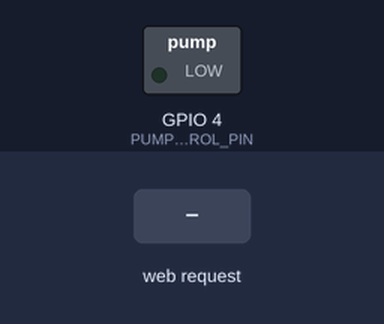
A sketch run on a simulated ESP32. On the bench: switched loads named in the sketch (green lamp = pin HIGH). Inputs (shaded band) come from the test bench. WiFi joins after 1.5 s; servers stay silent unless stated; what the sketch prints to the serial monitor is not drawn.

Above: at 2.9 s.
3.0 s: HTTP request GET /on received
At 4.1 s:
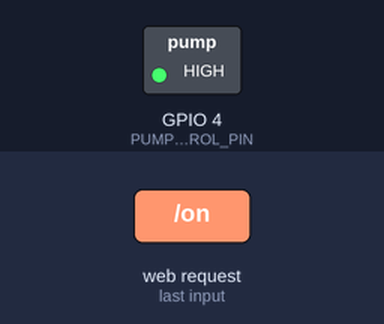
6.0 s: HTTP request GET /off received
At 6.4 s:
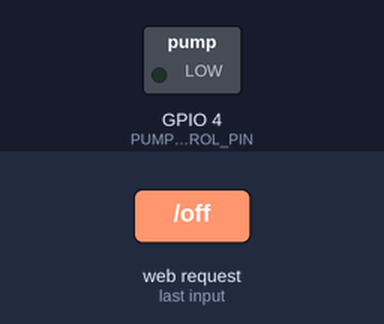
Timing chart, 0 to 9.0 s (numbered marks = the images above; inputs shaded):
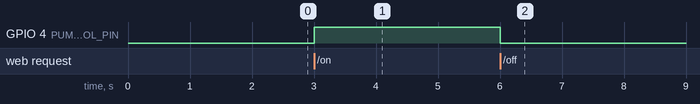

The sketch:

esp32-pump-control.ino
```cpp
/*
 * =============================================================================
 * ESP32 Wi-Fi Pump Control (local web UI + relay/MOSFET driver)
 * =============================================================================
 *
 * WIRING (read before connecting anything)
 * -----------------------------------------
 * - Pump power: The pump MUST have its own power supply rated for the pump’s
 *   voltage and current. Do NOT power the pump from the ESP32 3.3 V or 5 V pins.
 * - Control signal: Connect ESP32 GPIO (see PUMP_CONTROL_PIN below) to the
 *   relay module “IN” pin, or to the input of your MOSFET gate driver circuit.
 * - Ground: Tie ESP32 GND to the common ground shared by the relay/MOSFET
 *   driver and the pump’s power supply (per your module’s datasheet).
 * - Relay/MOSFET: The ESP32 pin only switches the relay coil or MOSFET; the
 *   relay/MOSFET switches the pump’s high-current path.
 *
 * IMPORTANT — power and switching
 * --------------------------------
 * The pump needs its own proper power supply (voltage/current per pump specs)
 * and suitable switching hardware (relay module or MOSFET driver). The ESP32
 * GPIO only provides a low-current logic signal; it must never power the pump
 * directly or carry motor current.
 *
 * SOFTWARE SETUP (Arduino IDE)
 * ----------------------------
 * 1) Install ESP32 board support:
 *    File → Preferences → Additional boards manager URLs → add:
 *    https://espressif.github.io/arduino-esp32/package_esp32_index.json
 *    Then Tools → Board → Boards Manager → search “esp32” → install
 *    “esp32” by Espressif Systems.
 * 2) Select your board: Tools → Board → (your ESP32 module, e.g. “ESP32 Dev Module”).
 * 3) Set Wi-Fi: edit WIFI_SSID and WIFI_PASSWORD near the top of this sketch.
 * 4) Upload: connect USB, pick the correct port (Tools → Port), click Upload.
 * 5) Open Serial Monitor at 115200 baud to see “[Wi-Fi] Connected.” and the
 *    “[Wi-Fi] IP address:” line with your ESP32’s local IP.
 *
 * ACCESSING THE WEB PAGE FROM PHONE/LAPTOP
 * ----------------------------------------
 * Use the ESP32’s IP from Serial Monitor (e.g. http://192.168.1.50/) or, if
 * mDNS works on your network, http://esp32-pump.local/
 * Do NOT use “localhost” or 127.0.0.1 on your phone/laptop — that refers to
 * the device you’re holding, not the ESP32. The ESP32 is another host on Wi-Fi.
 *
 * =============================================================================
 */

#include <WiFi.h>
#include <WebServer.h>
#include <ESPmDNS.h>

// -----------------------------------------------------------------------------
// Wi-Fi credentials — change these to match your network
// -----------------------------------------------------------------------------
static const char *WIFI_SSID = "YOUR_WIFI_SSID";
static const char *WIFI_PASSWORD = "YOUR_WIFI_PASSWORD";

// -----------------------------------------------------------------------------
// Hardware: GPIO that drives the relay IN or MOSFET gate driver (logic only)
// -----------------------------------------------------------------------------
// Many relay boards are “active LOW” (relay energizes when GPIO is LOW). If your
// pump turns on when the pin should be “off”, set RELAY_ACTIVE_LOW to true.
static const uint8_t PUMP_CONTROL_PIN = 4;
static const bool RELAY_ACTIVE_LOW = false;

// mDNS hostname → http://esp32-pump.local/ (when supported by your OS/router)
static const char *MDNS_HOSTNAME = "esp32-pump";

// HTTP server on standard port 80
WebServer server(80);

// Pump state while ESP32 is powered (starts OFF for safety)
static bool pumpIsOn = false;

// -----------------------------------------------------------------------------
// Forward declarations
// -----------------------------------------------------------------------------
static void applyPinForPumpState(bool on);
static void setPumpOn(void);
static void setPumpOff(void);
static String buildIndexHtml(void);
static void logRequest(const char *path);

// -----------------------------------------------------------------------------
// Pump control — ESP32 only signals the relay/MOSFET; pump uses its own supply
// -----------------------------------------------------------------------------
static void applyPinForPumpState(bool on) {
  // SAFETY: The pump is powered by its own supply through the relay/MOSFET.
  // The ESP32 pin must never carry pump load current—only the driver input.
  bool pinHigh = RELAY_ACTIVE_LOW ? !on : on;
  digitalWrite(PUMP_CONTROL_PIN, pinHigh ? HIGH : LOW);
}

static void setPumpOn(void) {
  if (!pumpIsOn) {
    pumpIsOn = true;
    applyPinForPumpState(true);
    Serial.println(F("[PUMP] turned ON"));
  }
}

static void setPumpOff(void) {
  if (pumpIsOn) {
    pumpIsOn = false;
    applyPinForPumpState(false);
    Serial.println(F("[PUMP] turned OFF"));
  }
}

// -----------------------------------------------------------------------------
// HTML for "/" — simple, centered, large buttons, inline CSS
// -----------------------------------------------------------------------------
static String buildIndexHtml(void) {
  const char *statusText = pumpIsOn ? "ON" : "OFF";
  const char *statusClass = pumpIsOn ? "on" : "off";

  String html;
  html.reserve(2048);
  html += F("<!DOCTYPE html><html lang=\"en\"><head><meta charset=\"utf-8\">");
  html += F("<meta name=\"viewport\" content=\"width=device-width, initial-scale=1\">");
  html += F("<title>Pump Control</title><style>");
  html += F("*,*::before,*::after{box-sizing:border-box;}");
  html += F("body{margin:0;min-height:100vh;display:flex;align-items:center;justify-content:center;");
  html += F("font-family:system-ui,-apple-system,sans-serif;background:#0f1419;color:#e6edf3;}");
  html += F(".card{width:100%;max-width:420px;padding:24px;border-radius:16px;");
  html += F("background:#161b22;box-shadow:0 8px 32px rgba(0,0,0,.35);}");
  html += F("h1{margin:0 0 8px;font-size:1.75rem;font-weight:700;text-align:center;}");
  html += F(".sub{margin:0 0 20px;text-align:center;font-size:.9rem;color:#8b949e;}");
  html += F(".status{margin:0 0 24px;padding:16px;border-radius:12px;text-align:center;");
  html += F("font-size:1.25rem;font-weight:600;}");
  html += F(".status.on{background:#1a3d2e;color:#3fb950;border:1px solid #238636;}");
  html += F(".status.off{background:#2d333b;color:#adbac7;border:1px solid #444c56;}");
  html += F(".row{display:flex;gap:12px;}");
  html += F("a.btn{flex:1;display:block;padding:20px 16px;border-radius:12px;text-align:center;");
  html += F("font-size:1.25rem;font-weight:700;text-decoration:none;color:#fff;}");
  html += F("a.on{background:#238636;}a.on:active{background:#2ea043;}");
  html += F("a.off{background:#da3633;}a.off:active{background:#f85149;}");
  html += F("</style></head><body><div class=\"card\">");
  html += F("<h1>Pump Control</h1><p class=\"sub\">Local Wi-Fi control</p>");
  html += F("<p class=\"status ");
  html += statusClass;
  html += F("\">Pump is <strong>");
  html += statusText;
  html += F("</strong></p><div class=\"row\">");
  html += F("<a class=\"btn on\" href=\"/on\">ON</a>");
  html += F("<a class=\"btn off\" href=\"/off\">OFF</a>");
  html += F("</div></div></body></html>");
  return html;
}

static void logRequest(const char *path) {
  Serial.print(F("[HTTP] "));
  Serial.print(WiFi.localIP());
  Serial.print(path);
  Serial.print(F(" from "));
  Serial.println(server.client().remoteIP());
}

static void handleRoot(void) {
  logRequest(" GET /");
  server.send(200, "text/html", buildIndexHtml());
}

static void handleOn(void) {
  logRequest(" GET /on");
  setPumpOn();
  server.sendHeader(F("Location"), F("/"));
  server.send(302, F("text/plain"), F(""));
}

static void handleOff(void) {
  logRequest(" GET /off");
  setPumpOff();
  server.sendHeader(F("Location"), F("/"));
  server.send(302, F("text/plain"), F(""));
}

static void handleNotFound(void) {
  Serial.print(F("[HTTP] 404 "));
  Serial.println(server.uri());
  server.send(404, F("text/plain"), F("Not found"));
}

void setup(void) {
  Serial.begin(115200);
  delay(200);
  Serial.println();
  Serial.println(F("ESP32 Pump Control — starting"));

  pinMode(PUMP_CONTROL_PIN, OUTPUT);
  // Safe default: de-energize relay / keep pump off before Wi-Fi comes up
  pumpIsOn = false;
  applyPinForPumpState(false);
  Serial.println(F("[BOOT] Pump defaulted to OFF (safe start)"));

  Serial.print(F("[Wi-Fi] Connecting to "));
  Serial.println(WIFI_SSID);

  WiFi.mode(WIFI_STA);
  WiFi.begin(WIFI_SSID, WIFI_PASSWORD);

  uint8_t dots = 0;
  while (WiFi.status() != WL_CONNECTED) {
    delay(500);
    Serial.print(F("."));
    if (++dots >= 40) {
      dots = 0;
      Serial.println();
    }
  }
  Serial.println();
  Serial.println(F("[Wi-Fi] Connected."));
  Serial.print(F("[Wi-Fi] IP address: "));
  Serial.println(WiFi.localIP());

  if (MDNS.begin(MDNS_HOSTNAME)) {
    Serial.print(F("[mDNS] http://"));
    Serial.print(MDNS_HOSTNAME);
    Serial.println(F(".local/  (if your device supports mDNS)"));
    MDNS.addService("http", "tcp", 80);
  } else {
    Serial.println(F("[mDNS] failed to start — use the IP address above"));
  }

  server.on("/", HTTP_GET, handleRoot);
  server.on("/on", HTTP_GET, handleOn);
  server.on("/off", HTTP_GET, handleOff);
  server.onNotFound(handleNotFound);

  server.begin();
  Serial.println(F("[HTTP] Server listening on port 80"));
}

void loop(void) {
  server.handleClient();
}
```

Measured:
- after the input at 3.0 s, GPIO 4 (PUMP_CONTROL_PIN): LOW → HIGH at once
- after the input at 6.0 s, GPIO 4 (PUMP_CONTROL_PIN): HIGH → LOW at once
